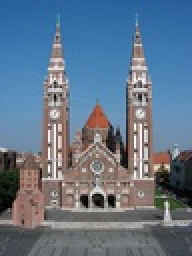
%> input picture dom.jpg, 96 x 128 px, shrunk from 450 x 600 before the run (shown 2 times larger)
$ octave cxk858_assignment1_part2.m   (GNU Octave 9; MATLAB toolbox functions it lacks are replaced by stand-ins)
%> lines starting %> are read from the running program, lines starting %| are printed output that depends on the picture
%% Question 2.1.1

img = imread('dom.jpg');
%> img is the input picture: size 128x96x3 uint8; mean R, G, B 98.3, 117.1, 137.3
grayscaled_img = rgb2gray(img);
img_gaussian_noise = imnoise(grayscaled_img, 'gaussian', 0.3, 0.5);
img_saltpepper_noise = imnoise(grayscaled_img, 'salt & pepper', 0.075);
img_speckled_noise = imnoise(grayscaled_img, 'speckle');

figure;
sgtitle('Solution of Task 2.1.1');
subplot(2,2,1);
imshow(grayscaled_img);
title('Original image');

subplot(2,2,2);
imshow(img_gaussian_noise);
title('Gaussian noise');

subplot(2,2,3);
imshow(img_saltpepper_noise);
title('Salt and pepper noise');

subplot(2,2,4);
imshow(img_speckled_noise);
title('Speckle noise');

pause(0.5);

%% Question 2.1.2

imageSize = size(grayscaled_img)
%> imageSize = [128 96]
output_template = zeros(imageSize(1), imageSize(2));
gaussian_min_output = output_template;
gaussian_max_output = output_template;
gaussian_mean_output = output_template;
gaussian_median_output = output_template;

sp_min_output = output_template;
sp_max_output = output_template;
sp_mean_output = output_template;
sp_median_output = output_template;

padded_gaussian = padarray(img_gaussian_noise, [2 2]);
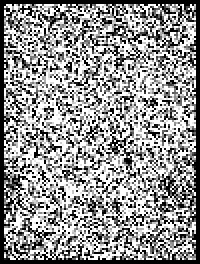
%> padded_gaussian: size 132x100 uint8 (shown 2 times larger); min 0, max 255, mean 147.6
padded_saltpepper = padarray(img_saltpepper_noise, [2 2]);


for i = 3:imageSize(1)+2
    for j = 3:imageSize(2)+2
        gaussian_window=padded_gaussian(i-2:i+2, j-2:j+2);
        sp_window = padded_saltpepper(i-2:i+2, j-2:j+2);
        gaussian_flatten = gaussian_window(:);
        sp_flatten  = sp_window(:);
        gaussian_min_output(i-2,j-2) = min(gaussian_flatten);
        gaussian_max_output(i-2,j-2) = max(gaussian_flatten);
        gaussian_mean_output(i-2,j-2) = mean(gaussian_flatten);
        gaussian_median_output(i-2,j-2) = median(gaussian_flatten);

        sp_min_output(i-2,j-2) = min(sp_flatten);
        sp_max_output(i-2,j-2) = max(sp_flatten);
        sp_mean_output(i-2,j-2) = mean(sp_flatten);
        sp_median_output(i-2,j-2) = median(sp_flatten);


    end
end
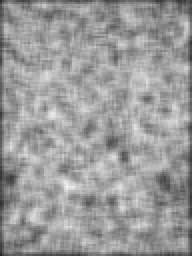
%> gaussian_mean_output: size 128x96 double (shown 2 times larger); min 38.12, max 247.5, mean 155.3
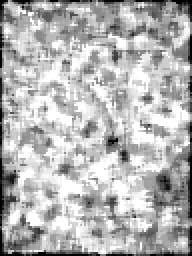
%> gaussian_median_output: size 128x96 double (shown 2 times larger); min 0, max 255, mean 179.7
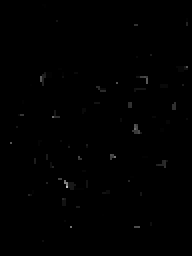
%> gaussian_min_output: size 128x96 double (shown 2 times larger); min 0, max 196, mean 0.7
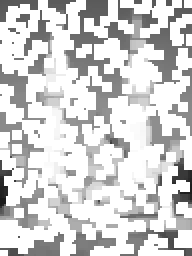
%> sp_max_output: size 128x96 double (shown 2 times larger); min 26, max 255, mean 209.8
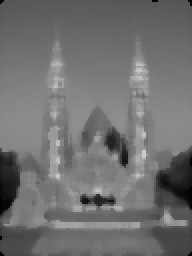
%> sp_median_output: size 128x96 double (shown 2 times larger); min 0, max 205, mean 111.9
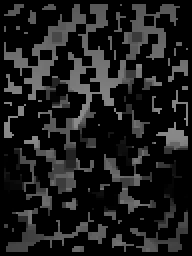
%> sp_min_output: size 128x96 double (shown 2 times larger); min 0, max 140, mean 29.2

gaussian_min_output = uint8(gaussian_min_output);
%> gaussian_min_output: size 128x96 uint8
gaussian_max_output = uint8(gaussian_max_output);
%> gaussian_max_output: size 128x96 uint8
gaussian_mean_output = uint8(gaussian_mean_output);
%> gaussian_mean_output: size 128x96 uint8
gaussian_median_output = uint8(gaussian_median_output);
%> gaussian_median_output: size 128x96 uint8

sp_min_output = uint8(sp_min_output);
%> sp_min_output: size 128x96 uint8
sp_max_output = uint8(sp_max_output);
%> sp_max_output: size 128x96 uint8
sp_mean_output = uint8(sp_mean_output);
%> sp_mean_output: size 128x96 uint8
sp_median_output = uint8(sp_median_output);
%> sp_median_output: size 128x96 uint8

figure;
sgtitle('Solution of Task 2.1.2');
subplot(2,5,1);
imshow(img_gaussian_noise);
title('Image with Gaussian noise');

subplot(2,5,2);
imshow(gaussian_min_output);
title('Gaussian noise 5x5 min filter');

subplot(2,5,3);
imshow(gaussian_max_output);
title('Gaussian noise 5x5 max filter');

subplot(2,5,4);
imshow(gaussian_mean_output);
title('Gaussian noise 5x5 mean filter');

subplot(2,5,5);
imshow(gaussian_median_output);
title('Gaussian noise 5x5 med filter');

subplot(2,5,6);
imshow(img_saltpepper_noise);
title('Image with Salt & Pepper noise');

subplot(2,5,7);
imshow(sp_min_output);
title('Salt & Pepper noise 5x5 min filter');

subplot(2,5,8);
imshow(sp_max_output);
title('Salt & Pepper noise 5x5 max filter');

subplot(2,5,9);
imshow(sp_mean_output);
title('Salt & Pepper noise 5x5 mean filter');

subplot(2,5,10);
imshow(sp_median_output);
title('Salt & Pepper noise 5x5 med filter');
pause(1);

%% Question 2.2
%> (the run ends here)
